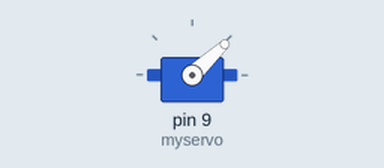
Bench run of a sketch on a simulated Arduino Uno, built with avr-gcc and run on an emulated ATmega328P. Shown: servo.

Above: at 0.05 s.
At 1.5 s:
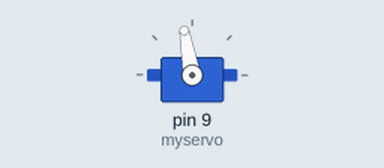
At 3.0 s:
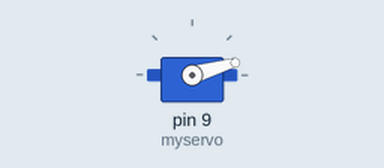
Timing chart, 0 to 6.9 s (numbered marks = the images above):
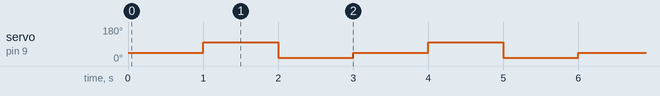

Measured:
- by itself, servo on pin 9 (myservo): repeats every 3.0 s: 16° 1.0 s, 43° 1.0 s, 100° 1.0 s

The sketch:

code.ino
```cpp
#include <Servo.h>

Servo myservo;
int pos = 0;

void setup() {
  myservo.attach(9);
}

void loop() {
  myservo.write(43);
  delay(1000);
  myservo.write(100);
  delay(1000);
  myservo.write(16);
  delay(1000);

}
```
